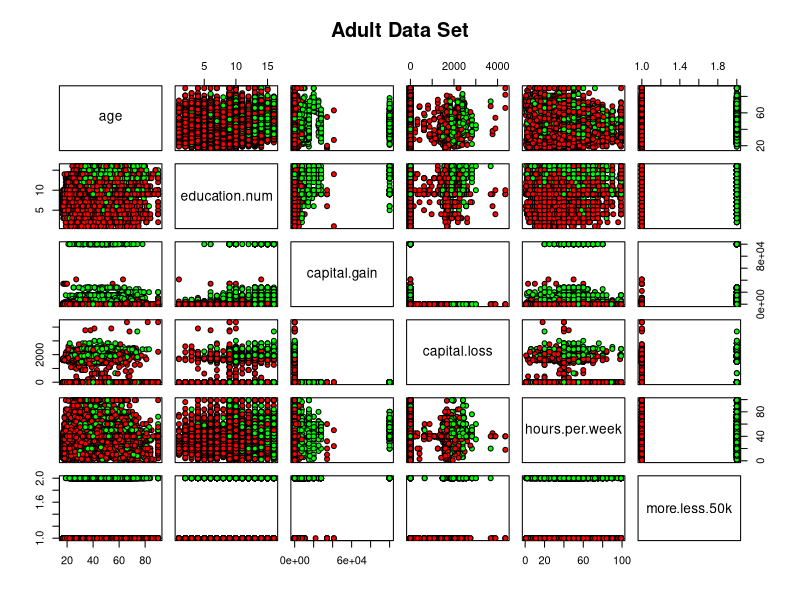

R code for this plot: (Note: this script raises an error after producing the figure.)
install.packages('e1071', dependencies = TRUE)
library(class)
library(e1071)

adult <- read.csv(file="UCI-dataset/adult.data", stringsAsFactors=TRUE)
adult_test <- read.csv(file="UCI-dataset/adult.test2.txt", stringsAsFactors=TRUE)

#adult_copy <- adult
adult_numerical_columns <- adult[, c(1, 5, 11:13, 15)]
adult_test_numerical_columns <- adult_test[, c(1, 5, 11:13, 15)]

pairs(adult_numerical_columns, main="Adult Data Set", pch=21, bg=c("red", "green")[unclass(adult_numerical_columns$more.less.50k)])

plot(pairs)

summary(adult_numerical_columns)
adult_numerical_columns$more.less.50k <- factor(adult_numerical_columns$more.less.50k)


# naive bayes model and confusion matrix
classifier <- naiveBayes(adult_numerical_columns[,1:5], adult_numerical_columns[,6])
table(predict(classifier, adult_numerical_columns[,-6]), adult_numerical_columns[,6])

#classifier <- naiveBayes(adult_test_numerical_columns[,1:5], adult[,6])
tab <- table(predict(classifier, adult_test_numerical_columns[,-6]), adult_test_numerical_columns[,6])
tab
head(adult_test_numerical_columns)
head(adult_numerical_columns)

summary(adult)
summary(adult_test)



# does it work on non-numeric data?
classifier_testonallcols <- naiveBayes(adult[,1:15], adult[,15])
tab_testonallcols <- table(predict(classifier, adult[,-15]), adult[,15])
tab_testonallcols






# gender proportion test set
male_count_test <- str_count(adult_test$sex,'Male') 
male_count_test
prop_male_test <- sum(male_count_test == 1) / length(adult_test$sex)
prop_male_test
#private industry proportion test set
private_count_test <- str_count(adult_test$workclass, 'Private')
private_count_test
prop_private_test <- sum(private_count_test == 1) / length(adult_test$workclass)
prop_private_test
#native US proportion test set
US_count_test <- str_count(adult_test$native.country, 'United-States')
US_count_test
prop_US_test <- sum(US_count_test == 1) / length(adult_test$native.country)
prop_US_test

# sd for training numerical variables
sd_age_training <- sd(adult$age)
sd_age_training

# edunum
sd_edunum_training <- sd(adult$education.num)
sd_edunum_training

#capgain
sd_capgain_training <- sd(adult$capital.gain)
sd_capgain_training

#caploss
sd_caploss_training <- sd(adult$capital.loss)
sd_caploss_training

#hrswk
sd_hrswk_training <- sd(adult$hours.per.week)
sd_hrswk_training

#sd for test numerical variables
#age
sd_age_test <- sd(adult_test$age)
sd_age_test

#edunum
sd_edunum_test <- sd(adult_test$education.num)
sd_edunum_test

#capgain
sd_capgain_test <- sd(adult_test$capital.gain)
sd_capgain_test

#caploss
sd_caploss_test <- sd(adult_test$capital.loss)
sd_caploss_test

#hrswk
sd_hrswk_test <- sd(adult_test$hours.per.week)
sd_hrswk_test

age_tdata <- (38.58-38.77)/sqrt(((13.64043^2)/32561) + ((13.84919^2)/16281))
pvalue_age <- 2*pt(age_tdata, df=16280, lower.tail=FALSE)
age_tdata; pvalue_age

edunum_tdata <- (10.08-10.07)/sqrt(((2.57272^2)/32561) + ((2.567545^2)/16281))
pvalue_edunum <- 2*pt(edunum_tdata, df=16280, lower.tail=FALSE)
edunum_tdata; pvalue_edunum

capgain_tdata <- (1078-1082)/sqrt(((7385.292^2)/32561) + ((7583.936^2)/16281))
pvalue_capgain <- 2*pt(capgain_tdata, df=16280, lower.tail=FALSE)
capgain_tdata; pvalue_capgain

caploss_tdata <- (87.3-87.9)/sqrt(((402.9602^2)/32561) + ((403.1053^2)/16281))
pvalue_caploss <- 2*pt(caploss_tdata, df=16280, lower.tail=FALSE)
caploss_tdata; pvalue_caploss

hrswk_tdata <- (40.44-40.39)/sqrt(((12.34743^2)/32561) + ((12.47933^2)/16281))
pvalue_hrswk <- 2*pt(hrswk_tdata, df=16280, lower.tail=FALSE)
hrswk_tdata; pvalue_hrswk
